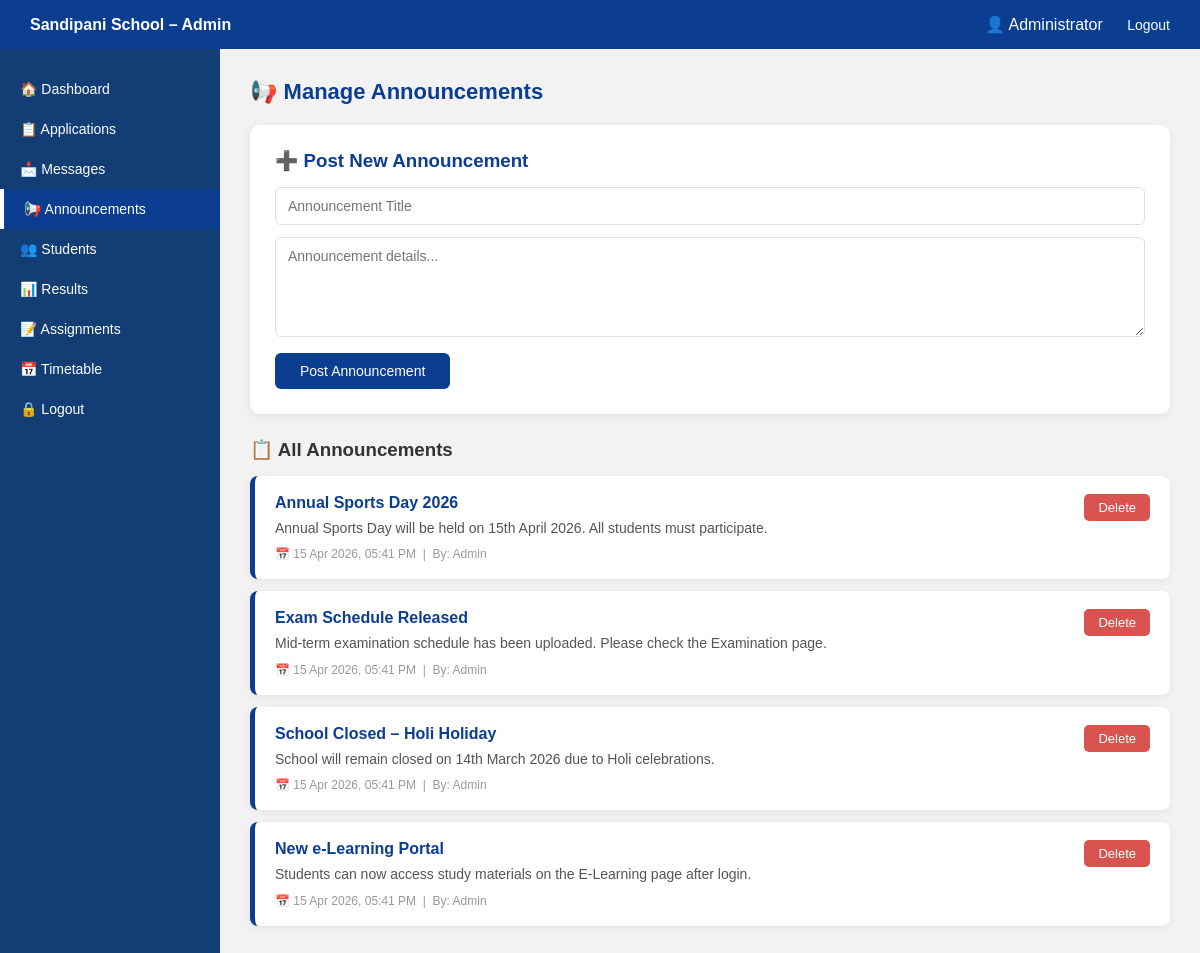
/admin_announcements.php (signed in), run on the app's committed database.
### tables this page shows
CREATE TABLE IF NOT EXISTS announcements (
    id          INT AUTO_INCREMENT PRIMARY KEY,
    title       VARCHAR(200) NOT NULL,
    content     TEXT NOT NULL,
    posted_by   VARCHAR(100) DEFAULT 'Admin',
    posted_at   TIMESTAMP DEFAULT CURRENT_TIMESTAMP
);

### admin_announcements.php (the view, shortened to what this page needs)
<?php
include "../db.php";
$announcements = $conn->query("SELECT * FROM announcements ORDER BY posted_at DESC");
?>
<!DOCTYPE html>
<html lang="en">
<head>
</head>
<body>
<div class="topbar">
    <div><strong>Sandipani School – Admin</strong></div>
    <div class="top-links">
        <span>👤 <?php echo htmlspecialchars($_SESSION['full_name']); ?></span>
        <a href="../logout.php">Logout</a>
    </div>
</div>
<div class="container">
    <div class="sidebar">
        <a href="dashboard.php">🏠 Dashboard</a>
        <a href="applications.php">📋 Applications</a>
        <a href="messages.php">📩 Messages</a>
        <a href="announcements.php" class="active">📢 Announcements</a>
        <a href="students.php">👥 Students</a>
        <a href="results.php">📊 Results</a>
        <a href="assignments.php">📝 Assignments</a>
        <a href="timetable.php">📅 Timetable</a>
        <a href="../logout.php">🔒 Logout</a>
    </div>
    <div class="main">
        <div class="page-title">📢 Manage Announcements</div>
        <div class="form-card">
            <h3>➕ Post New Announcement</h3>
            <form method="POST">
                <input type="text" name="title" placeholder="Announcement Title" required>
                <textarea name="content" placeholder="Announcement details..." required></textarea>
                <button type="submit" name="add" class="btn-post">Post Announcement</button>
            </form>
        </div>
        <h3 style="margin-bottom:15px;color:#333;">📋 All Announcements</h3>
        <?php if($announcements && $announcements->num_rows > 0):
            while($row = $announcements->fetch_assoc()): ?>
            <div class="ann-card">
                <div class="ann-body">
                    <h3><?php echo htmlspecialchars($row['title']); ?></h3>
                    <p><?php echo nl2br(htmlspecialchars($row['content'])); ?></p>
                    <div class="ann-meta">
                        📅 <?php echo date('d M Y, h:i A', strtotime($row['posted_at'])); ?>
                        &nbsp;|&nbsp; By: <?php echo htmlspecialchars($row['posted_by']); ?>
                    </div>
                </div>
                <div>
                    <a href="?delete=<?php echo $row['id']; ?>" onclick="return confirm('Delete this announcement?')">
                        <button class="btn-del">Delete</button>
                    </a>
                </div>
            </div>
            <?php endwhile; else: ?>
            <div style="text-align:center;color:#888;padding:30px;">No announcements yet.</div>
        <?php endif; ?>
    </div>
</div>
</body>
</html>

### admin_announcements.php (style rules this page uses)
* { margin:0; padding:0; box-sizing:border-box; font-family:Arial,sans-serif; }
body { background:#f2f2f2; }
.topbar { background:#0b3d91; color:white; padding:15px 30px; display:flex; justify-content:space-between; align-items:center; }
.top-links a { color:white; text-decoration:none; margin-left:20px; font-size:14px; }
.container { display:flex; }
.sidebar { width:220px; background:#123e75; min-height:100vh; padding-top:20px; }
.sidebar a { display:block; color:white; text-decoration:none; padding:12px 20px; font-size:14px; transition:0.3s; }
.sidebar a:hover, .sidebar a.active { background:#0b3d91; }
.sidebar a.active { border-left:4px solid #fff; }
.main { flex:1; padding:30px; }
.page-title { font-size:22px; color:#0b3d91; font-weight:bold; margin-bottom:20px; }
.form-card { background:white; border-radius:10px; padding:25px; box-shadow:0 2px 10px rgba(0,0,0,0.07); margin-bottom:25px; }
.form-card h3 { color:#0b3d91; margin-bottom:15px; }
.form-card input[type="text"], .form-card textarea { width:100%; padding:10px 12px; border:1px solid #ddd; border-radius:6px; font-size:14px; margin-bottom:12px; }
.form-card textarea { height:100px; resize:vertical; }
.btn-post { background:#0b3d91; color:white; border:none; padding:10px 25px; border-radius:6px; cursor:pointer; font-size:14px; }
.ann-card { background:white; border-left:5px solid #0b3d91; border-radius:8px; padding:18px 20px; margin-bottom:12px; box-shadow:0 2px 8px rgba(0,0,0,0.06); display:flex; justify-content:space-between; align-items:flex-start; gap:15px; }
.ann-body h3 { color:#0b3d91; font-size:16px; margin-bottom:5px; }
.ann-body p { color:#555; font-size:14px; line-height:1.6; }
.ann-meta { font-size:12px; color:#999; margin-top:8px; }
.btn-del { background:#d9534f; color:white; border:none; padding:6px 14px; border-radius:5px; cursor:pointer; font-size:13px; white-space:nowrap; }

### data on the page
announcements: title "Annual Sports Day 2026", content "Annual Sports Day will be held on 15th April 2026. All students must participate.", posted_at "15 Apr 2026, 05:41 PM", posted_by "Admin"
announcements: title "Exam Schedule Released", content "Mid-term examination schedule has been uploaded. Please check the Examination page.", posted_at "15 Apr 2026, 05:41 PM", posted_by "Admin"
announcements: title "School Closed – Holi Holiday", content "School will remain closed on 14th March 2026 due to Holi celebrations.", posted_at "15 Apr 2026, 05:41 PM", posted_by "Admin"
announcements: title "New e-Learning Portal", content "Students can now access study materials on the E-Learning page after login.", posted_at "15 Apr 2026, 05:41 PM", posted_by "Admin"

### other printed values
$_SESSION['full_name'] "Administrator"
